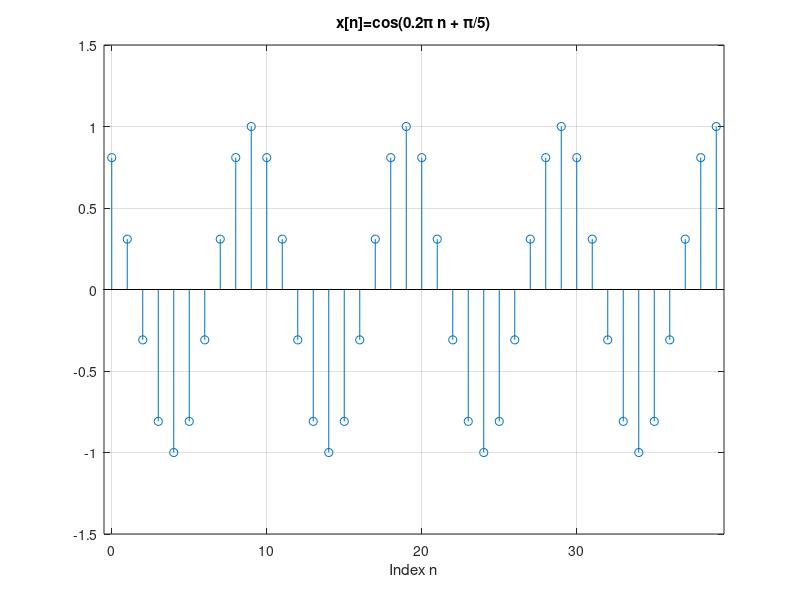

MATLAB code to generate this figure:
% Script: exdt_1_12b.m
n = [0:39];                % Create a vector of indices
x = cos(0.2*pi*n+pi/5);    % Compute signal samples
% Graph the signal
stem(n,x); grid;
axis([-0.5,39.5,-1.5,1.5]);
title('x[n]=cos(0.2\pi n + \pi/5)');
xlabel('Index n');